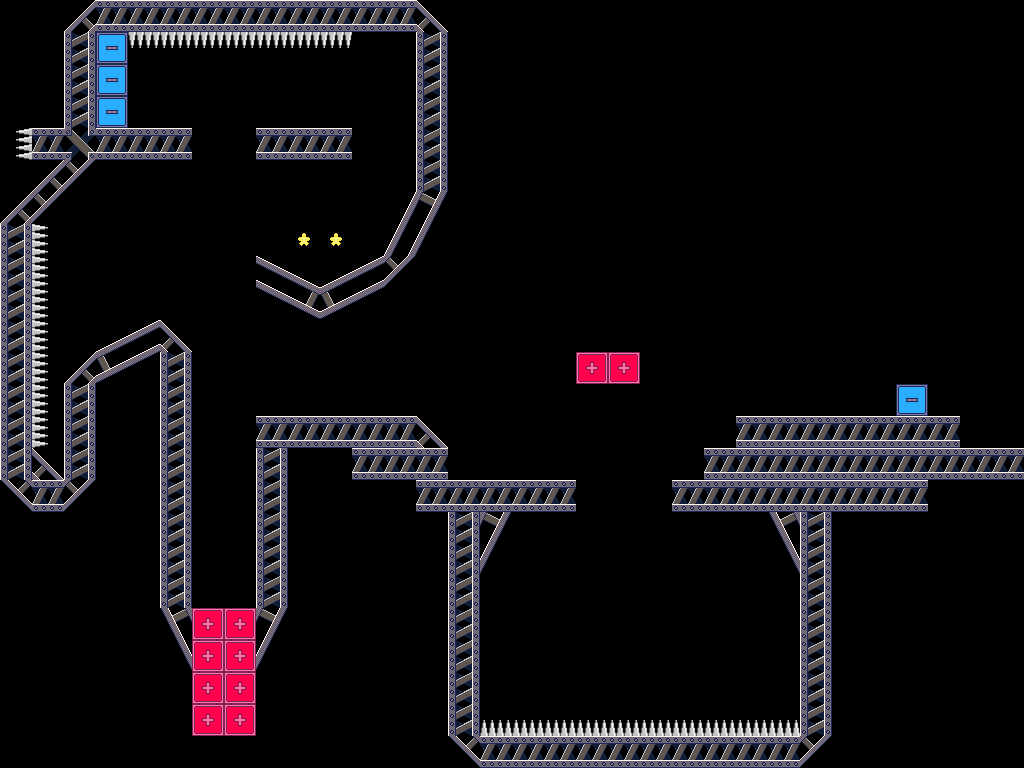

This game map was drawn from its Tiled (.tmx) file and the tilesets committed beside it. A one-line description and the full map source follow:
An orthogonal 32x24 tile map with 32x32 px tiles, 1 tile layer (tiles) and 1 object.

<map version="1.10" tiledversion="1.11.2" orientation="orthogonal" renderorder="right-down" width="32" height="24" tilewidth="32" tileheight="32" infinite="0" nextlayerid="3" nextobjectid="2">
 <editorsettings>
  <export target="../../../assets/levels/023.json" format="json" />
 </editorsettings>
 <tileset firstgid="1" source="../Metal.tsx" />
 <layer id="1" name="tiles" width="32" height="24">
  <data encoding="csv">
0,0,15,26,26,26,26,26,26,26,26,26,26,16,0,0,0,0,0,0,0,0,0,0,0,0,0,0,0,0,0,0,
0,0,33,31,32,32,32,32,32,32,32,13,0,33,0,0,0,0,0,0,0,0,0,0,0,0,0,0,0,0,0,0,
0,0,33,31,0,13,13,13,0,0,0,13,13,33,0,0,0,0,0,0,0,0,0,0,0,0,0,0,0,0,0,0,
0,0,33,31,0,0,0,0,0,0,0,0,0,33,0,0,0,0,0,0,0,0,0,0,0,0,0,0,0,0,0,0,
25,26,37,26,26,26,0,13,26,26,26,0,0,33,0,0,0,0,0,0,0,0,0,0,0,0,0,0,0,0,0,0,
0,15,22,0,0,0,0,0,0,0,0,0,0,33,0,0,0,0,0,0,0,0,0,0,0,0,0,0,0,0,0,0,
15,22,0,0,0,0,0,0,0,0,0,0,5,18,0,0,0,0,0,0,0,0,0,0,0,0,0,0,0,0,0,0,
33,27,0,0,0,0,0,0,0,14,14,0,11,24,0,0,0,0,0,0,0,0,0,0,0,0,0,0,0,0,0,0,
33,27,0,0,0,0,0,0,3,4,1,2,22,0,0,0,0,0,0,0,0,0,0,0,0,0,0,0,0,0,0,0,
33,27,0,0,0,0,0,0,7,8,9,10,0,0,0,0,0,0,0,0,0,0,0,0,0,0,0,0,0,0,0,0,
33,27,0,1,2,16,0,0,0,0,0,0,0,0,0,0,0,0,0,0,0,0,0,0,0,0,0,0,0,0,0,0,
33,27,15,9,10,33,0,0,0,0,0,0,0,0,0,0,0,0,19,19,13,13,0,0,0,0,0,0,0,0,0,0,
33,27,33,0,0,33,0,0,0,0,0,0,0,0,0,0,0,0,13,13,13,13,0,0,0,0,0,0,31,0,0,0,
33,27,33,0,0,33,0,0,26,26,26,26,26,16,0,0,0,0,0,0,0,0,0,26,26,26,26,26,26,26,0,0,
33,16,33,0,0,33,0,0,33,0,0,26,26,26,0,0,0,0,0,0,0,0,26,26,26,26,26,26,26,26,26,26,
21,26,22,0,0,33,0,0,33,0,0,0,0,26,26,26,26,26,13,13,13,26,26,26,26,26,26,26,26,0,0,0,
0,0,0,0,0,33,0,0,33,0,0,0,0,0,33,18,0,0,0,0,0,0,0,0,17,33,0,0,0,0,0,0,
0,0,0,0,0,33,0,0,33,0,0,0,0,0,33,24,0,0,0,0,0,0,0,0,23,33,0,0,0,0,0,0,
0,0,0,0,0,33,0,0,33,0,0,0,0,0,33,0,0,0,0,0,0,0,0,0,0,33,0,0,0,0,0,0,
0,0,0,0,0,17,19,19,18,0,0,0,0,0,33,0,0,0,0,0,0,0,0,0,0,33,0,0,0,0,0,0,
0,0,0,0,0,23,19,19,24,13,13,0,0,0,33,0,0,0,0,0,0,0,0,0,0,33,0,0,0,0,0,0,
0,0,0,0,0,0,19,19,0,13,13,0,0,0,33,0,0,0,0,0,0,0,0,0,13,33,0,0,0,0,0,0,
0,0,0,0,0,0,19,19,0,0,13,0,0,0,33,20,20,20,20,20,20,20,20,20,20,33,0,0,0,0,0,0,
0,0,0,0,0,0,0,0,0,0,0,0,0,0,21,26,26,26,26,26,26,26,26,26,26,22,0,0,0,0,0,0
</data>
 </layer>
 <objectgroup id="2" name="spawns">
  <object id="1" x="479" y="448">
   <point />
  </object>
 </objectgroup>
</map>
